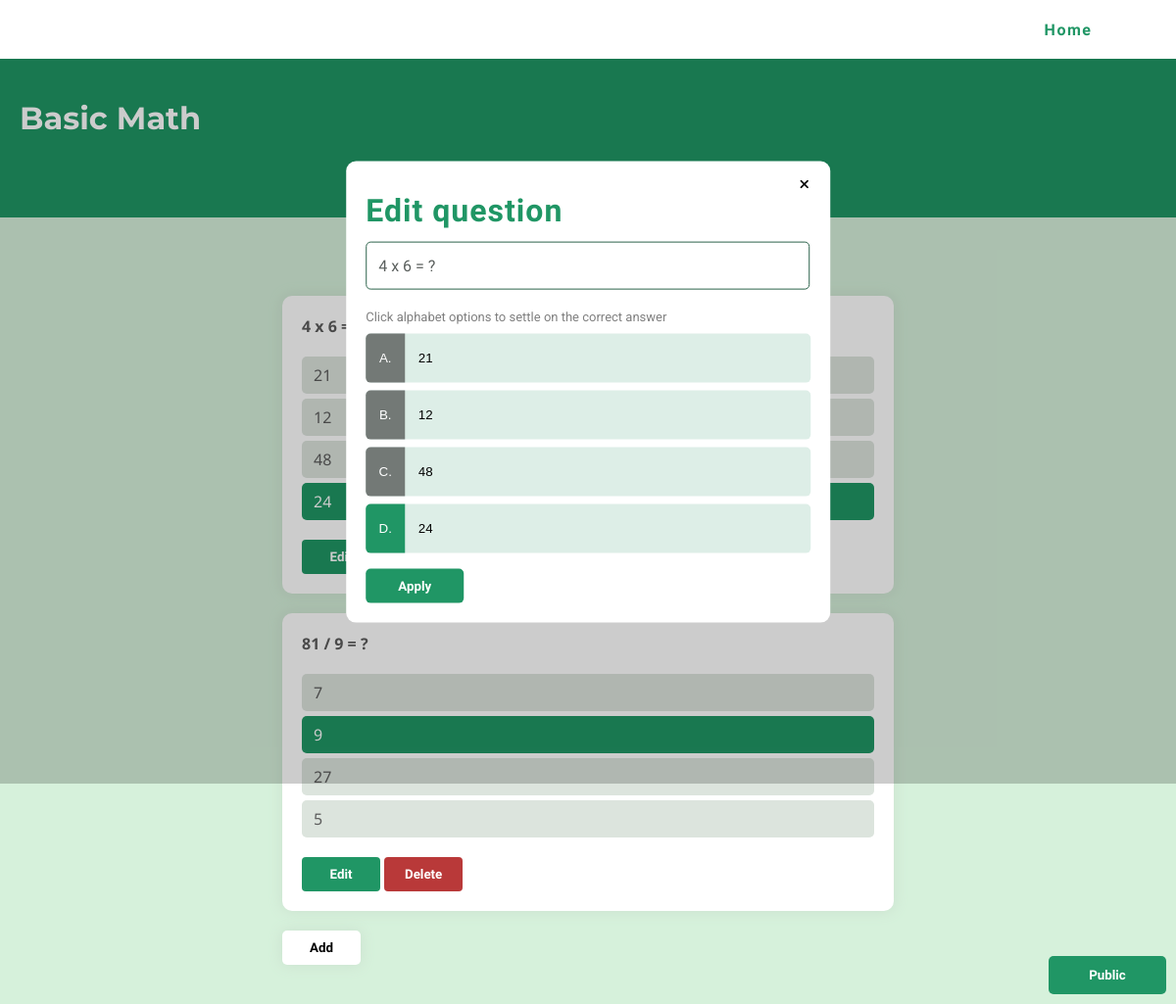
/creator/myquiz.php?id=21417&ncode=268116&edit=yes (signed in), run on the app's committed database.
### tables this page shows
CREATE TABLE `gquiz` (
  `id` int(4) NOT NULL,
  `ncode` int(5) NOT NULL,
  `qid` int(6) NOT NULL,
  `gname` varchar(300) NOT NULL,
  `gtime` int(6) NOT NULL,
  `gscore` int(10) NOT NULL,
  `gnum` int(3) NOT NULL,
  `gquest` varchar(255) NOT NULL,
  `opa` varchar(150) NOT NULL,
  `opb` varchar(150) NOT NULL,
  `opc` varchar(150) NOT NULL,
  `opd` varchar(150) NOT NULL,
  `gans` varchar(1) NOT NULL
);

CREATE TABLE `quiz` (
  `id` int(6) NOT NULL,
  `qid` int(6) NOT NULL,
  `author_id` int(6) NOT NULL,
  `name` varchar(64) NOT NULL,
  `option` varchar(20) NOT NULL,
  `type` varchar(20) NOT NULL
);

### creator/myquiz.php (the view, shortened to what this page needs)
<?php
include '../connect.php';
if (isset($_COOKIE['user']) && isset($_GET['id'])) {
    $code = $_GET['id'];
    $data = mysqli_query($connection, "SELECT * FROM `gquiz` WHERE `qid` = $code ORDER BY `gnum`");
}
?>
<!DOCTYPE html>
<html lang="en">
<head>
    <link rel="stylesheet" href="../assets/styles/main.css">
    <link rel="stylesheet" href="../assets/styles/creator-quiz-page.css">
</head>
<body>
    <div class="main-nav">
        <div class="nav-menu">
            <div class="nav-row"><a href="../"><button>Home</button></a></div>
        </div>
    </div>
    <?php
    if (isset($_GET['add'])) {
    ?>
    <div class="add-popup">
        <div class="add-box">
            <div class="ab-close-btn"><a href="./myquiz.php?id=<?php echo $code; ?>"><button><i class="fa-solid fa-xmark"></i></button></a></div>
            <h1 class="adf-title">Add new question</h1>
            <form action="./quiz-data.php" method="post" class="add-form">
                <div class="adf-inp"><input type="text" name="qname" id="name" placeholder="Type your question here..."></div>
                <div class="adf-desc">Click alphabet options to settle on the correct answer</div>
                <div class="qoptions">
                    <div class="opt-row"><div class="opt-alp"><button type="button">A. </button></div><div class="adf-opt"><input type="text" name="opt1" id="" placeholder="Type on answer option here..."></div></div>
                    <div class="opt-row"><div class="opt-alp"><button type="button">B. </button></div><div class="adf-opt"><input type="text" name="opt2" id="" placeholder="Type on answer option here..."></div></div>
                    <div class="opt-row"><div class="opt-alp"><button type="button">C. </button></div><div class="adf-opt"><input type="text" name="opt3" id="" placeholder="Type on answer option here..."></div></div>
                    <div class="opt-row"><div class="opt-alp"><button type="button">D. </button></div><div class="adf-opt"><input type="text" name="opt4" id="" placeholder="Type on answer option here..."></div></div>
                </div>
                <div class="adf-warn"><?php if (isset($_GET['answer']) && $_GET['answer'] == "null") {
                    echo "please choose one answer"; } ?></div>
                <input id="addanswer" type="hidden" name="gans" value="">
                <input type="hidden" name="id" value="<?php echo $code; ?>">
                <div class="adf-button"><button type="submit" name="added" value="true">Add</button></div>
            </form>
        </div>
    </div>
    <?php
    }
    else if (isset($_GET['edit'])) {
        $ncode = $_GET['ncode'];
        $current_quiz = mysqli_fetch_array(mysqli_query($connection, "SELECT * FROM `gquiz` WHERE `ncode` = $ncode"));
    ?>
    <div class="add-popup">
        <div class="add-box">
            <div class="ab-close-btn"><a href="./myquiz.php?id=<?php echo $code; ?>"><button><i class="fa-solid fa-xmark"></i></button></a></div>
            <h1 class="adf-title">Edit question</h1>
            <form action="./quiz-data.php" method="post" class="add-form">
                <div class="adf-inp"><input type="text" name="qname" id="name" placeholder="Type your question here..." value="<?php echo $current_quiz['gname']; ?>"></div>
                <div class="adf-desc">Click alphabet options to settle on the correct answer</div>
                <div class="qoptions">
                    <div class="opt-row"><div class="opt-alp"><button type="button">A. </button></div><div class="adf-opt"><input type="text" name="opt1" id="" value="<?php echo $current_quiz['opa']; ?>" placeholder="Type on answer option here..."></div></div>
                    <div class="opt-row"><div class="opt-alp"><button type="button">B. </button></div><div class="adf-opt"><input type="text" name="opt2" id="" value="<?php echo $current_quiz['opb']; ?>" placeholder="Type on answer option here..."></div></div>
                    <div class="opt-row"><div class="opt-alp"><button type="button">C. </button></div><div class="adf-opt"><input type="text" name="opt3" id="" value="<?php echo $current_quiz['opc']; ?>" placeholder="Type on answer option here..."></div></div>
                    <div class="opt-row"><div class="opt-alp"><button type="button">D. </button></div><div class="adf-opt"><input type="text" name="opt4" id="" value="<?php echo $current_quiz['opd']; ?>" placeholder="Type on answer option here..."></div></div>
                </div>
                <div class="adf-button"><button type="submit" name="edited" value="true">Apply</button></div>
            </form>
        </div>
    </div>
    <?php
    }
    ?>
    <div class="quiz-title">
        <h1><?php echo mysqli_fetch_array(mysqli_query($connection, "SELECT `name` FROM `quiz` WHERE `qid` = $code"))[0]; ?></h1>
    </div>
    <div class="main-quiz">
        <div class="q-rows">
        <?php
        while ($qrows = mysqli_fetch_array($data)) {
            ?>
            <div class="q-row" gnum="<?php echo $qrows['gnum'] ?>">
                <div class="qname"><?php echo $qrows['gquest']; ?></div>
                <div class="q-opt">
                    <div class="q-opt-row anss-<?php echo $qrows['gnum'] ?>"><?php echo $qrows['opa'] ?></div>
                    <div class="q-opt-row anss-<?php echo $qrows['gnum'] ?>"><?php echo $qrows['opb'] ?></div>
                    <div class="q-opt-row anss-<?php echo $qrows['gnum'] ?>"><?php echo $qrows['opc'] ?></div>
                    <div class="q-opt-row anss-<?php echo $qrows['gnum'] ?>"><?php echo $qrows['opd'] ?></div>
                </div>
                <div class="q-ed">
                    <div class="q-edit-btn">
                        <a href="?id=<?php echo $code; ?>&ncode=<?php echo $qrows['ncode']; ?>&edit=yes"><button>Edit</button></a></div>
                    <div class="q-del-btn">
                        <a href="?id=<?php echo $code; ?>&ncode=<?php echo $qrows['ncode']; ?>&del=false"><button>Delete</button></a>
                    </div>
                </div>
            </div>
            <?php
        }
        ?>
        </div>
        <div class="add-btn"><a href="?add=yes&id=<?php echo $code; ?>"><button id="add-btn">Add</button></a></div>
    </div>
    <div class="propos-btns">
        <button>Public</button>
    </div>
</body>
</html>

### assets/styles/main.css (style rules this page uses)
body { margin: 0 auto; font-family: sans-serif; }
button { cursor: pointer; }

### assets/styles/creator-quiz-page.css (style rules this page uses)
body { background-color: rgb(214, 241, 219) }
.main-nav { background-color: white; position: fixed; width: 100vw; height: 60px; top: 0; z-index: 10; }
.nav-menu { top: 50%; transform: translateY(-50%); right: 40px; position: absolute; }
.nav-row button { border: none; padding: 10px; width: 140px; border-radius: 5px; color: #209665; background: transparent; font-family: 'PT Sans'; font-weight: bold; font-size: medium; letter-spacing: 1.5px; }
.add-popup { position: fixed; background-color: rgba(0, 0, 0, 0.2); z-index: 4; width: 100vw; height: 100vh; }
.add-box { background-color: white; position: absolute; width: 12cm; padding: 20px; top: 50%; left: 50%; transform: translate(-50%, -50%); border-radius: 10px; }
.ab-close-btn i { width: 100%; height: 100%; }
.ab-close-btn button { background: none; border: none; position: absolute; top: 15px; right: 15px; }
.adf-title { font-family: 'Kanit'; font-weight: 700; letter-spacing: 1px; color: #209665; line-height: .5cm; }
.adf-desc { margin-top: 20px; font-family: 'Roboto'; font-size: small; color: grey; }
.adf-inp input { padding: 14px 12px; font-family: 'PT Sans'; font-size: medium; width: 11.3cm; border: 1px solid #2c634b; border-radius: 5px; color: #5a5f5d; }
.qoptions { margin-top: 10px; }
.qoptions > .opt-row { background-color: #ddeee7; padding: 10px; margin: 8px 0; position: relative; height: 30px; border-radius: 5px; }
.qoptions > .opt-row > * { display: inline-block; }
.opt-row .adf-opt, .opt-row .opt-alp { position: absolute; top: 50%; transform: translateY(-50%); }
.opt-row .adf-opt { right: 20px; }
.opt-row .opt-alp { left: 0px; }
.opt-row .opt-alp > button { background-color: #737976; color: white; border: none; border-radius: 5px 0 0 5px; height: 50px; width: 40px; }
.opt-row .adf-opt > input { margin-left: 10px; width: 10cm; height: 25px; border: none; background: none; }
.adf-button button { padding: 10px; border: none; background-color: #209665; margin-top: 8px; width: 100px; color: white; font-family: 'PT sans'; font-weight: bold; border-radius: 5px; }
.quiz-title { padding: 80px 20px 60px 20px; background: #209665; color: white; position: relative; font-family: 'Montserrat'; }
.main-quiz { margin: 0 24%; padding-bottom: 40px; color: rgb(92, 92, 92); }
.q-rows { margin-top: 80px; }
.q-row { background-color: white; margin: 20px 0; padding: 20px; border-radius: 10px; font-family: 'Noto sans'; box-shadow: 0 0 14px 1px #cce2d0; }
.qname { margin-bottom: 20px; font-weight: bold; }
.q-opt { margin-bottom: 20px; }
.q-opt-row { background-color: rgb(220, 228, 221); padding: 8px 12px; border-radius: 5px; margin-bottom: 5px; }
.q-ed > div { display: inline-block; }
.q-ed button { padding: 10px; background-color: #209665; color: white; width: 80px; font-family: 'PT sans'; font-weight: bold; border: none; border-radius: 4px; }
.q-ed div:last-child button { background-color: #b93939; }
.add-btn button { background-color: white; border: none; padding: 10px; border-radius: 5px; font-family: 'PT sans'; font-weight: bold; width: 80px; box-shadow: 0 0 14px 1px #cce2d0; }
.propos-btns { display: inline-block; text-align: right; position: fixed; bottom: 10px; right: 10px; }
.propos-btns button { border: none; border-radius: 5px; background-color: #209665; color: white; font-family: 'pt sans'; font-weight: bold; padding: 12px; width: 120px; }

### data on the page
gquiz: qname "4 x 6 = ?", opt1 "21", opt2 "12", opt3 "48", opt4 "24", gquest "4 x 6 = ?", opa "21", opb "12", opc "48", opd "24"
quiz: name "Basic Math"
gquiz: gquest "81 / 9 = ?", opa "7", opb "9", opc "27", opd "5"
